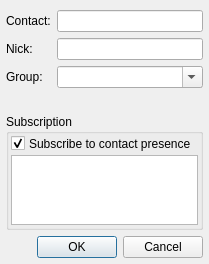
<?xml version="1.0" encoding="UTF-8"?>
<ui version="4.0">
 <class>AddContactDialogClass</class>
 <widget class="QDialog" name="AddContactDialogClass">
  <property name="geometry">
   <rect>
    <x>0</x>
    <y>0</y>
    <width>209</width>
    <height>247</height>
   </rect>
  </property>
  <property name="sizePolicy">
   <sizepolicy hsizetype="Expanding" vsizetype="Preferred">
    <horstretch>0</horstretch>
    <verstretch>0</verstretch>
   </sizepolicy>
  </property>
  <layout class="QVBoxLayout" name="lytMainLayout">
   <property name="leftMargin">
    <number>6</number>
   </property>
   <property name="topMargin">
    <number>6</number>
   </property>
   <property name="rightMargin">
    <number>6</number>
   </property>
   <property name="bottomMargin">
    <number>6</number>
   </property>
   <item>
    <layout class="QFormLayout" name="formLayout">
     <property name="topMargin">
      <number>4</number>
     </property>
     <item row="0" column="0">
      <widget class="QLabel" name="lblContact">
       <property name="text">
        <string>Contact:</string>
       </property>
       <property name="textFormat">
        <enum>Qt::PlainText</enum>
       </property>
       <property name="buddy">
        <cstring>lneContact</cstring>
       </property>
      </widget>
     </item>
     <item row="0" column="1">
      <widget class="QLineEdit" name="lneContact"/>
     </item>
     <item row="1" column="0">
      <widget class="QLabel" name="lblNickName">
       <property name="text">
        <string>Nick:</string>
       </property>
       <property name="textFormat">
        <enum>Qt::PlainText</enum>
       </property>
       <property name="buddy">
        <cstring>lneNickName</cstring>
       </property>
      </widget>
     </item>
     <item row="1" column="1">
      <widget class="QLineEdit" name="lneNickName"/>
     </item>
     <item row="2" column="0">
      <widget class="QLabel" name="lblGroup">
       <property name="text">
        <string>Group:</string>
       </property>
       <property name="textFormat">
        <enum>Qt::PlainText</enum>
       </property>
       <property name="buddy">
        <cstring>cmbGroup</cstring>
       </property>
      </widget>
     </item>
     <item row="2" column="1">
      <widget class="QComboBox" name="cmbGroup">
       <property name="sizePolicy">
        <sizepolicy hsizetype="Expanding" vsizetype="Fixed">
         <horstretch>0</horstretch>
         <verstretch>0</verstretch>
        </sizepolicy>
       </property>
       <property name="editable">
        <bool>true</bool>
       </property>
       <property name="duplicatesEnabled">
        <bool>true</bool>
       </property>
      </widget>
     </item>
     <item row="3" column="1">
      <widget class="QLabel" name="lblGroupDelim">
       <property name="text">
        <string/>
       </property>
       <property name="textFormat">
        <enum>Qt::PlainText</enum>
       </property>
      </widget>
     </item>
    </layout>
   </item>
   <item>
    <widget class="MGroupBox" name="grbSubscription">
     <property name="sizePolicy">
      <sizepolicy hsizetype="Expanding" vsizetype="Preferred">
       <horstretch>0</horstretch>
       <verstretch>0</verstretch>
      </sizepolicy>
     </property>
     <property name="title">
      <string>Subscription</string>
     </property>
     <layout class="QGridLayout" name="gridLayout">
      <property name="leftMargin">
       <number>2</number>
      </property>
      <property name="topMargin">
       <number>2</number>
      </property>
      <property name="rightMargin">
       <number>2</number>
      </property>
      <property name="bottomMargin">
       <number>2</number>
      </property>
      <property name="spacing">
       <number>4</number>
      </property>
      <item row="0" column="0">
       <widget class="QCheckBox" name="chbSubscribe">
        <property name="sizePolicy">
         <sizepolicy hsizetype="Maximum" vsizetype="Maximum">
          <horstretch>0</horstretch>
          <verstretch>0</verstretch>
         </sizepolicy>
        </property>
        <property name="text">
         <string/>
        </property>
        <property name="checked">
         <bool>true</bool>
        </property>
       </widget>
      </item>
      <item row="0" column="1">
       <widget class="QLabel" name="label">
        <property name="sizePolicy">
         <sizepolicy hsizetype="Expanding" vsizetype="Preferred">
          <horstretch>0</horstretch>
          <verstretch>0</verstretch>
         </sizepolicy>
        </property>
        <property name="text">
         <string>Subscribe to contact presence</string>
        </property>
        <property name="wordWrap">
         <bool>true</bool>
        </property>
       </widget>
      </item>
      <item row="1" column="0" colspan="2">
       <widget class="QTextEdit" name="tedMessage">
        <property name="sizePolicy">
         <sizepolicy hsizetype="Expanding" vsizetype="Preferred">
          <horstretch>0</horstretch>
          <verstretch>0</verstretch>
         </sizepolicy>
        </property>
        <property name="acceptRichText">
         <bool>false</bool>
        </property>
       </widget>
      </item>
     </layout>
    </widget>
   </item>
   <item>
    <widget class="QDialogButtonBox" name="dbbButtons">
     <property name="orientation">
      <enum>Qt::Horizontal</enum>
     </property>
     <property name="standardButtons">
      <set>QDialogButtonBox::Cancel|QDialogButtonBox::Ok</set>
     </property>
    </widget>
   </item>
   <item>
    <spacer name="verticalSpacer">
     <property name="orientation">
      <enum>Qt::Vertical</enum>
     </property>
     <property name="sizeHint" stdset="0">
      <size>
       <width>20</width>
       <height>40</height>
      </size>
     </property>
    </spacer>
   </item>
  </layout>
 </widget>
 <layoutdefault spacing="6" margin="11"/>
 <customwidgets>
  <customwidget>
   <class>MGroupBox</class>
   <extends>QGroupBox</extends>
   <header>utils/mgroupbox.h</header>
   <container>1</container>
  </customwidget>
 </customwidgets>
 <tabstops>
  <tabstop>lneContact</tabstop>
  <tabstop>lneNickName</tabstop>
  <tabstop>cmbGroup</tabstop>
  <tabstop>chbSubscribe</tabstop>
  <tabstop>tedMessage</tabstop>
  <tabstop>dbbButtons</tabstop>
 </tabstops>
 <resources/>
 <connections>
  <connection>
   <sender>chbSubscribe</sender>
   <signal>clicked(bool)</signal>
   <receiver>tedMessage</receiver>
   <slot>setEnabled(bool)</slot>
   <hints>
    <hint type="sourcelabel">
     <x>322</x>
     <y>142</y>
    </hint>
    <hint type="destinationlabel">
     <x>310</x>
     <y>248</y>
    </hint>
   </hints>
  </connection>
 </connections>
</ui>
